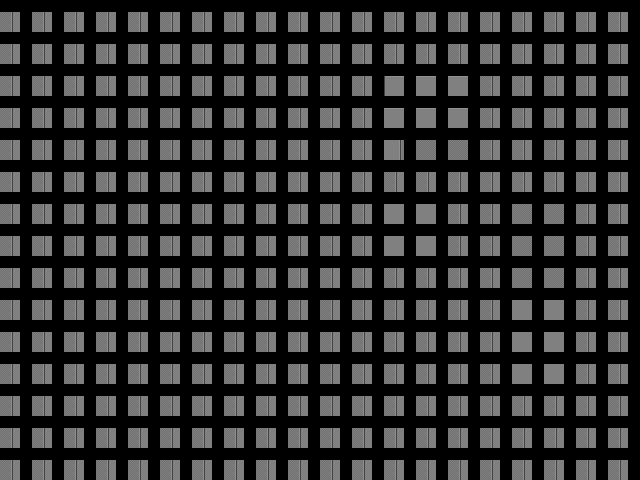

A level layout from a 2D game, rendered from its tile map. Below: a short description, then the map file with its tile-grid data intact:
An orthogonal 20x15 tile map with 32x32 px tiles, 1 tile layer (floor), 2 tilesets and 1 object (info_player_start).

<map version="1.10" tiledversion="1.11.2" orientation="orthogonal" renderorder="left-up" width="20" height="15" tilewidth="32" tileheight="32" infinite="0" nextlayerid="5" nextobjectid="8">
 <tileset firstgid="1" source="../assets/tiles/tfloor_001.tsx" />
 <tileset firstgid="67" source="../assets/tiles/editor.tsx" />
 <layer id="1" name="floor" width="20" height="15">
  <data encoding="csv">
46,46,46,46,46,46,46,46,46,46,46,46,46,46,46,46,46,46,46,46,
46,46,46,46,46,46,46,46,46,46,46,46,46,46,46,46,46,46,46,46,
46,46,46,46,46,46,46,46,46,46,46,46,1,2,3,46,46,46,46,46,
46,46,46,46,46,46,46,46,46,46,46,46,12,13,14,46,46,46,46,46,
46,46,46,46,46,46,46,46,46,46,46,46,23,24,25,46,46,46,46,46,
46,46,46,46,46,46,46,46,46,46,46,46,46,46,46,46,46,46,46,46,
46,46,46,46,46,46,46,46,46,46,46,46,39,39,46,46,45,45,46,46,
46,46,46,46,46,46,46,46,46,46,46,46,39,39,46,46,45,45,46,46,
46,46,46,46,46,46,46,46,46,46,46,46,46,46,46,46,45,45,46,46,
46,46,46,46,46,46,46,46,46,46,46,46,46,46,46,46,56,56,46,46,
46,46,46,46,46,46,46,46,46,46,46,46,46,46,46,46,56,56,46,46,
46,46,46,46,46,46,46,46,46,46,46,46,46,46,46,46,56,56,46,46,
46,46,46,46,46,46,46,46,46,46,46,46,46,46,46,46,46,46,46,46,
46,46,46,46,46,46,46,46,46,46,46,46,46,46,46,46,46,46,46,46,
46,46,46,46,46,46,46,46,46,46,46,46,46,46,46,46,46,46,46,46
</data>
 </layer>
 <objectgroup id="4" name="editor">
  <object id="4" type="info_player_start" gid="67" x="96" y="256" width="32" height="32" />
 </objectgroup>
</map>